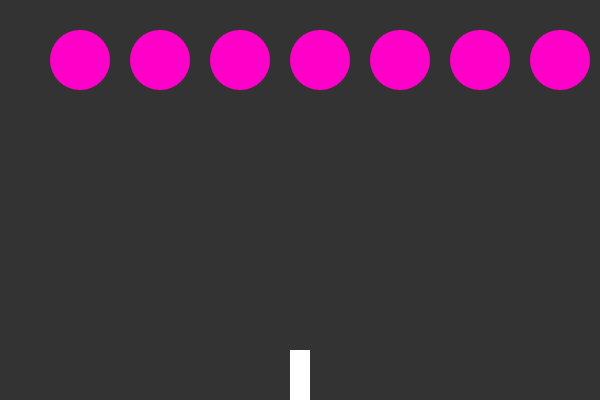
Frame 1 (no input)
Frame 60 (no input): identical to frame 1, image omitted
Frame 120 (the mouse pressed at the canvas centre since frame 60): identical to frame 1, image omitted

The p5.js sketch that drew this single still picture (run headless with seeded random() and noise() and a simulated clock; from frame 60 on, the mouse is pressed at the canvas centre):

// p5.js sketch
// ── sketch.js
var ship;
var flowers = [];
var drops = [];

function setup() {
    createCanvas(600, 400);
    ship = new Ship();
    drop = new Drop(width / 2, height / 2);
    for (var i = 0; i < 7; i++) {
        flowers[i] = new Flower(i * 80 + 80, 60);
    }
}

function draw() {
    background(51);
    ship.show();

    for (var i = 0; i < drops.length; i++) {
        drops[i].show();
        drops[i].move();
    }
    for (var i = 0; i < flowers.length; i++) {
        flowers[i].show();
    }
}
function keyPressed() {
    if (key === ' ') {
        var drop = new Drop(ship.x, height);
        drops.push(drop);
    }
    if (keyCode === RIGHT_ARROW) {
        ship.move(1);
    } else if (keyCode === LEFT_ARROW) {
        ship.move(-1);
    }
}


//ship object with show function
function Ship() {
    this.x = width / 2;

    this.show = function () {
        noStroke();
        fill(255);
        rectMode(CENTER);
        rect(this.x, height - 20, 20, 60);
    }
    this.move = function (dir) {
        this.x += dir * 15;
    }
}

//flower object
function Flower(x, y) {
    this.x = x;
    this.y = y;

    this.show = function () {
        fill(255, 0, 200);
        ellipse(this.x, this.y, 60, 60);
    }
}

//water drop
function Drop(x, y) {
    this.x = x;
    this.y = y;

    this.show = function () {
        fill(150, 0, 255);
        ellipse(this.x, this.y, 16, 16);
    }
    this.move = function () {
        this.y = this.y - 5;
    }
}
